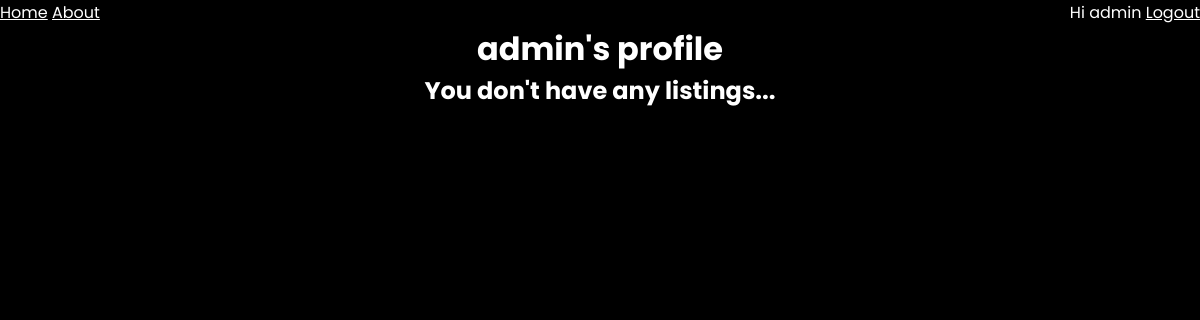
Page /accounts/profile (signed in) on the earlier database version.
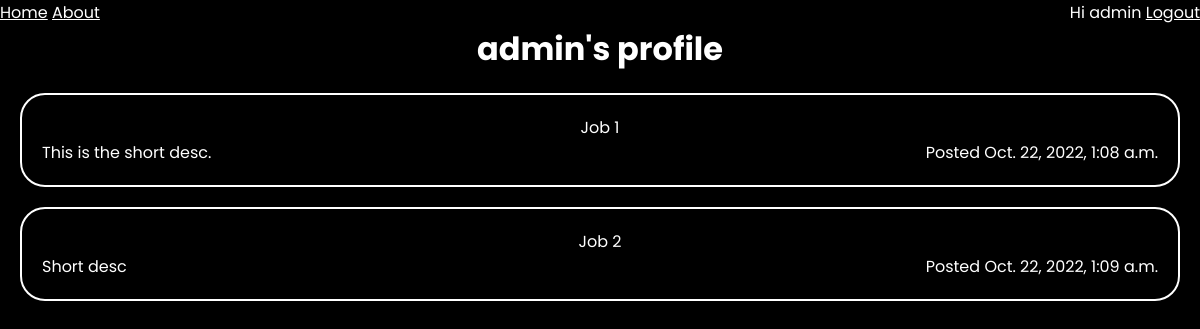
Same page on the later database version.
### apps/job/models.py (models this page shows, shortened)
class Job(models.Model):
    title = models.CharField(max_length=255)
    short_description = models.TextField()
    long_description = models.TextField(blank=True, null=True)
    created_by = models.ForeignKey(User, related_name='jobs', on_delete=models.CASCADE)
    created_at = models.DateTimeField(auto_now_add=True)
    changed_at = models.DateTimeField(auto_now=True)

### ProjectLettuce_website/views.py (the view)
# urls.py: path("accounts/profile", views.ProfileView.as_view(), name="profile"),
class ProfileView(LoginRequiredMixin, TemplateView):
    template_name = "accounts/profile.html"

### ProjectLettuce_website/templates/accounts/profile.html (shortened to what this page needs)
{% extends 'base.html' %}
{% block content %}
    <h1 style="justify-content: center;">
        {{ user.username }}'s profile
    </h1>
    {% for job in request.user.jobs.all %}
        <div list="list">
            <div class="card" style="color: white;">
                <div class="content">
                    <span style='float:left'>
                    {{ job.title }}
                    </span>
                </div>
                {{ job.short_description }}
                <span style="float: right;">
                    Posted {{ job.created_at }}
                </span>
            </div>
        </div>
    {% empty %}
        <h2>You don't have any listings...</h2>
{% endfor %}
{% endblock %}

Differences in the rows shown:
added Job: title "Job 1", short_description "This is the short desc.", created_at "Oct. 22, 2022, 1:08 a.m."
added Job: title "Job 2", short_description "Short desc", created_at "Oct. 22, 2022, 1:09 a.m."
Other differences:
text no longer shown: "You don't have any listings..."
